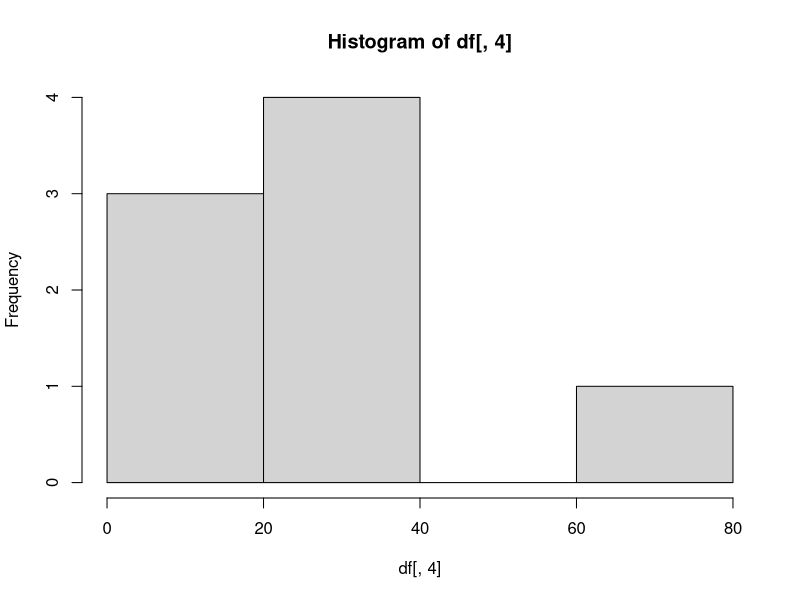

Write the R code that produced this figure.
## ---- chunk 1
x<-1
x
## ---- chunk 2
# To print values in console
print(x)
## ---- chunk 3
# To assign a character value
msg<-"hello"
msg
## ---- chunk 4
# To assign a vector
x1<-1:20
x1
## ---- chunk 5
# To assign an integer
int<-2L
int
## ---- chunk 6
int/Inf
## ---- chunk 7
c(0.5, 0.6)
## ---- chunk 8
as.logical(x1)
## ---- chunk 9
list_x<-list(1,"a", TRUE, 1+4i, 2L)
list_x
## ---- chunk 10
# To create a list with names
list_x1<-list(a=1,b=2,c=3)
list_x1
## ---- chunk 11
# To concatenate vectors by rows
x2<-1:3
y2<-7:9
rbind(x2,y2)
## ---- chunk 12
# To concatenate vectors by columns
cbind(x2,y2)
## ---- chunk 13
# To create an empty matrix
mat<-matrix(nrow=2, ncol=3)
mat
## ---- chunk 14
# To see the dimension of the matrix created
dim(mat)
## ---- chunk 15
# To see the attributes of the matrix. In this case its dimension
attributes(mat)
## ---- chunk 16
# To fill a matrix
mat<-matrix(1:6, nrow=2, ncol=3)
mat
## ---- chunk 17
# To change the dim of the matrix by changing the dim attribute
dim(mat)<-c(3,2)
mat
## ---- chunk 18
# To create a matrix with names
mat2<-matrix(1:4,nrow=2, ncol=2)
dimnames(mat2)<-list(c("a","b"),c("c","d"))
mat2
## ---- chunk 19
# To use factors to label the results in the table
fac<-factor(c("yes", "yes", "no", "yes"))
fac
## ---- chunk 20
# To see the labels of factor as table
table(fac)
## ---- chunk 21
is.na(fac)
## ---- chunk 22
is.nan(fac)
## ---- chunk 23
# To create a dataframe in R
df<-data.frame(id=1:10, target=c(T,T,F,F,T,T,F,T,F,T), position=c(2,3,4,1,5,7,6,1,9,10), cost=c(21,32,NA,NA,4,23,24,76,12,9), season=c(1,1,1,2,2,2,3,3,3,4))
df
## ---- chunk 24
# To see the number of rows
nrow(df)
## ---- chunk 25
# To see the number of columns
ncol(df)
## ---- chunk 26
# To see the names of the columns
names(df)
## ---- chunk 27
# To obtain the unique values in a column
unique(df["season"])
## ---- chunk 28
# To obtain the value of a DF using the column name and the row number
df[7,"cost"]
## ---- chunk 29
# To know how many missing values are in a column
cst_na=is.na(df["cost"])
table(cst_na)
## ---- chunk 30
# Calculate the mean removing the na values
cst=df["cost"]
cst=cst[!cst_na]
mean(cst)
## ---- chunk 31
# Extract a subset of rows with logic and calculate the mean of a column
subset<-df[complete.cases(df$cost, df$season, df$position), ]  # remove missing values
log<-subset[subset$cost>21 & subset$season>1,] # Use the logical operators to get the subset
pos<-log[["season"]] # Take just the column "position" in another variable
mean(pos) # Calculate the mean
## ---- chunk 32
# Find the Maximum value in the column "cost" given a logical condition
df2<-df[df$season==2,]
df2<-df2[["cost"]]
max(df2, na.rm=TRUE)
## ---- chunk 33
# To plot the histogram of the values of a column
# In this case season, which is 4th column
df[, 4] <- as.numeric(df[, 4])
hist(df[, 4])
## ---- chunk 34
x<-2
if (x==2){
        y<-1
}else{
        y<-0
}
y  
## ---- chunk 35
a<-1
if (x==1){
        y<-4
}else if(a==1){
        y<-0
}
print(y)
## ---- chunk 36
for (i in 1:3){
        print(i)
} 
## ---- chunk 37
# Use of seq_along()
x<-c("a","b","c","d")
for (i in seq_along(x)){
        print(x[i])
}
## ---- chunk 38
# Nested loop
x<-matrix(1:6, 2,3)
for (i in seq_len(nrow(x))){
        for (j in seq_len(ncol(x))){
                print(x[i,j])
        }
}
## ---- chunk 39
count<-0
while(count<5){
        print(count)
        count<-count+1
}
## ---- chunk 40
value<-100000
div<-2
tol<- 1e-8
iter<-0
repeat{
        value<-value/div
        if(value<tol){
                print(iter)
                break
        }else{
                iter<-iter+1    
        } 
}
## ---- chunk 41
goal<-4
for (i in 1:6){
        if (goal==i){
                print("you are there")
                next
        } 
        print(i)
}
## ---- chunk 42
# Create a function
add_func<-function(x,y){
        x+y
}
add_func(4,3)
## ---- chunk 43
# Create function with default
add_func2<-function(x,y=3){
        x+y
}
add_func2(2)
## ---- chunk 44
# Assign a date
x<-as.Date("1970-01-01")
x
## ---- chunk 45
# Actual system time
x<-Sys.time()
x #it is in POSIXct
## ---- chunk 46
# To get info from POSIXlt
p<-as.POSIXlt(x)
p$sec
## ---- chunk 47
# Lapply to calculate the mean to objects in a list
x<-list(a=1:4, b=rnorm(10))
lapply(x, mean)
## ---- chunk 48
# Lapply structure with arguments for the function
x<-1:3
lapply(x, runif, min=0, max=10)
## ---- chunk 49
# Lapply to a vector
vectorA <- 1:3
listA<-lapply(vectorA, sqrt)
listA
## ---- chunk 50
# lapply to a matrix
x<-list(a=matrix(1:4,2,2), b=matrix(1:6,3,2))
lapply(x, function(elt) elt[,1])
## ---- chunk 51
# To not get a list but a vector
unlist(listA)
## ---- chunk 52
# lapply to a dataframe
listB <- list(data.frame(x=1:3, y=1:3*2), data.frame(x=4:6, y=4:6*2))
lapply(listB, sum)
## ---- chunk 53
# Use an anonymous function with lapply
# Each dataframe is passed through the function as the data argument, all the results are saved and returned in a list
lapply(listB, function(data) sqrt(data$x)) # sqrt of the values in the x column of both dataframes
## ---- chunk 54
# To use column names with lapply
my_column <- "x"
unlist( lapply(listB, function(data) data[[my_column]]) )
## ---- chunk 55
sapply(listB, function(data) data[[my_column]]) 
## ---- chunk 56
x<-matrix(rnorm(200), 20, 10) 
apply(x, 2, mean) # 2 To keep column dimension
## ---- chunk 57
# apply keeping the row dimension 
apply(x, 1, mean) 
## ---- chunk 58
# There are shortcuts for specific cases of apply as rowSums, rowMeans, colSums and colMeans
rowSums(x)
## ---- chunk 59
# Calculate quantiles with apply
apply(x, 1, quantile, probs=c(0.25,0.75))
## ---- chunk 60
# Calculate the mean using apply of a matrix of 3 dimensions
a<-array(rnorm(2*2*10), c(2,2,10))
apply(a,c(1,2), mean)
## ---- chunk 61
# rowMeans with dims argument
rowMeans(a,dims=2)
## ---- chunk 62
mapply(rep, 1:3, 3:1)
## ---- chunk 63
# Vectorizing a function with mapply
noise<-function(n,mean,sd){
        rnorm(n, mean, sd)
}
mapply(noise, 1:3, 1:3,2)
## ---- chunk 64
# The same as vectorizing the function
list(noise(1,1,2), noise(2,2,2), noise(3,3,2))
## ---- chunk 65
x<-c(rnorm(10), runif(10), rnorm(10,1))
f<-gl(3,10)
f
## ---- chunk 66
tapply(x, f, mean)
## ---- chunk 67
s<-split(airquality, airquality$Month)
sapply(s, function(x) colMeans(x[,c("Ozone", "Solar.R", "Wind")], na.rm=TRUE))
